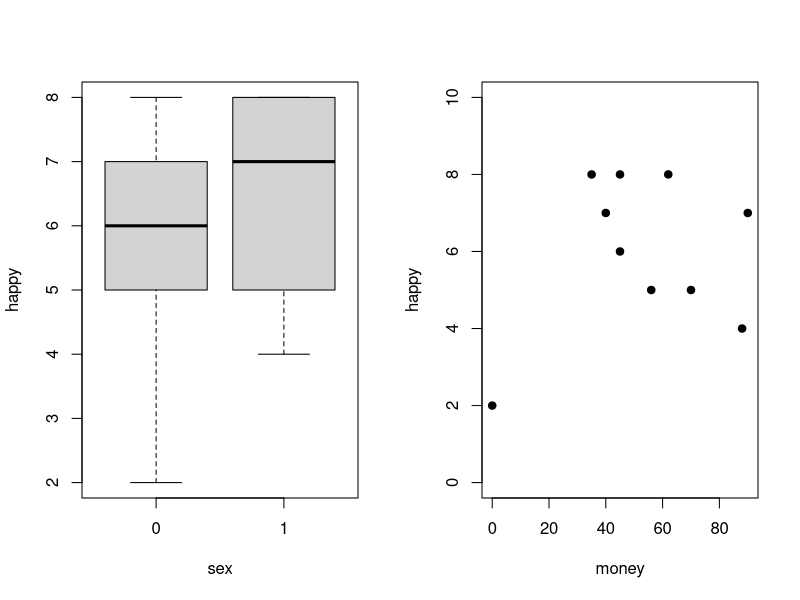

R code for this plot:
## ---- chunk 1
knitr::opts_chunk$set(echo = TRUE)
require(psych)
require(knitr)
require(mvtnorm)
require(ggplot2)
## ---- chunk 2
set.seed(9565677)
## ---- chunk 3
happy<-read.csv2("happy.csv", sep=";", header=TRUE)
ind <- sample(nrow(happy),size=10,replace = FALSE)
dados <- happy[ind,]
## ---- chunk 4
knitr::kable(dados, caption = "Dados da amostra", booktabs = TRUE, digits = 2,row.names=FALSE)

## ---- chunk 5
par(mfrow=c(1,2))
boxplot(happy~sex, data=dados,
        main="", xlab="sex", ylab="happy")
plot(dados$money,dados$happy,  pch=19, 
     main="", ylab="happy", xlab="money",xlim=c(0,max(dados$money)), ylim=c(0,10))
#abline(lm(dados$happy~dados$money), col="red", lwd=2)
